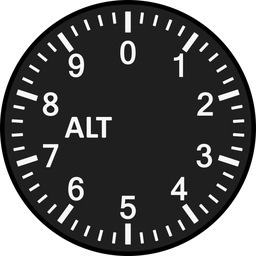
#> input picture python_workflow/input_images/ALT_background.png, 256 x 256 px, shrunk from 600 x 600 before the run, found by its file name
$ python Altimeter_test.py
#> lines starting #> are read from the running program, lines starting #| are printed output that depends on the picture
### python_workflow/Altimeter.py
import sys
from PIL import Image

class Altimeter():
    """Class for Altimeter instrument"""
    def __init__(self):
        '''Initialize the altimeter image'''

        # Open background, hundreds, thousands, and ten thousands pointer images
        try:
            self.background = Image.open('.\\input_images\\ALT_background.png').convert('RGBA')
#> self.background is the input picture: PIL image 256x256 RGBA; mean R, G, B, A 38.1, 38.1, 38.1, 200.3
            self.hundreds_pointer = Image.open('.\\input_images\\ALT_hundreds_indicator.png').convert('RGBA')
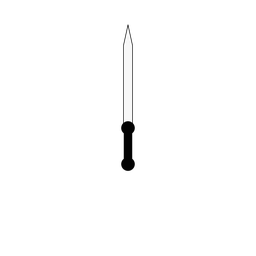
#> input picture python_workflow/input_images/ALT_hundreds_indicator.png, 256 x 256 px, shrunk from 600 x 600 before the run, found by its file name
#> self.hundreds_pointer is the input picture: PIL image 256x256 RGBA; mean R, G, B, A 2.9, 2.9, 2.9, 5.2
            self.thousands_pointer = Image.open('.\\input_images\\ALT_thousands_indicator.png').convert('RGBA')
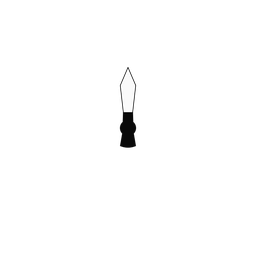
#> input picture python_workflow/input_images/ALT_thousands_indicator.png, 256 x 256 px, shrunk from 600 x 600 before the run, found by its file name
#> self.thousands_pointer is the input picture: PIL image 256x256 RGBA; mean R, G, B, A 1.9, 1.9, 1.9, 3.7
            self.ten_thousands_pointer = Image.open('.\\input_images\\ALT_ten_thousands_indicator.png').convert('RGBA')
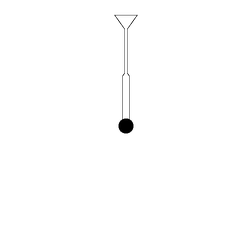
#> input picture python_workflow/input_images/ALT_ten_thousands_indicator.png, 252 x 252 px, shrunk from 591 x 591 before the run, found by its file name
#> self.ten_thousands_pointer is the input picture: PIL image 252x252 RGBA; mean R, G, B, A 2.7, 2.7, 2.7, 3.3
        except FileNotFoundError as e:
            print(f'Can\'t open file: {e}')
            sys.exit(1)

    def build_image(self, altitude):
        '''
        Returns an image of the altimeter showing the indicated speed

            Parameters:
                speed (float): a value that indicates aircraft ground speed

            Returns
                imgTemp (Image): a PIL Image of the altimeter
        '''
        img = Image.new('RGBA', self.background.size)
        img.paste(self.background, (0,0), self.background)

        img_ten_thousands_pointer_rotated = self.ten_thousands_pointer.rotate(-altitude*0.0036)
        img.paste(img_ten_thousands_pointer_rotated, (0,0), img_ten_thousands_pointer_rotated)

        img_thousands_pointer_rotated = self.thousands_pointer.rotate(-altitude*0.036)
        img.paste(img_thousands_pointer_rotated, (0,0), img_thousands_pointer_rotated)

        img_hundreds_pointer_rotated = self.hundreds_pointer.rotate(-altitude*0.36)
        img.paste(img_hundreds_pointer_rotated, (0,0), img_hundreds_pointer_rotated)

        return img

    def size(self):
        """Return the size of the altimeter image"""
        return self.background.size

    def width(self):
        """Return the width of the altimeter image"""
        return int(self.background.width)

    def height(self):
        """Return the height of the altimeter image"""
        return int(self.background.height)

### python_workflow/Altimeter_test.py
import os
import Altimeter

OUTPUT_PATH = '.\\output\\ALT_test'

if not os.path.exists(OUTPUT_PATH):
    os.makedirs(OUTPUT_PATH)

ALT = Altimeter.Altimeter()

# Create image/video sequence
for frame, altitude in enumerate(range(0, 10000, 9)):
    tmpALT = ALT.build_image(altitude)
    # Save image
    tmpALT.save(f'{OUTPUT_PATH}\\ALT_{frame:04d}.png')
    print(f'Altitude: {altitude}')
#> this loop made 1112 passes
#> pass 1, `tmpALT = ALT.build_image(altitude)`:
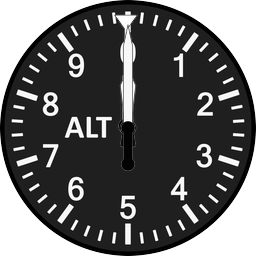
#> tmpALT: PIL image 256x256 RGBA; mean R, G, B, A 40.3, 40.3, 40.3, 199.3; transparent parts drawn white
